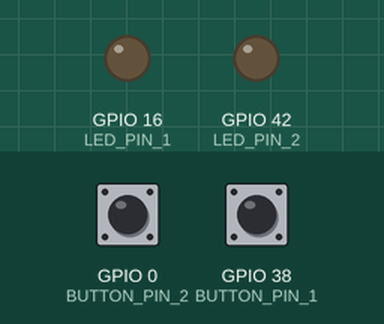
A program run on a simulated ESP32-S3. Shown: output pins drawn as LEDs (lit = HIGH). The inputs (shaded band) are chosen by the test bench; at power-on: GPIO 38 (BUTTON_PIN_1) HIGH, GPIO 0 (BUTTON_PIN_2) HIGH. What the program prints to the serial monitor is not drawn.

Above: at 0.0 s.
At 1.2 s:
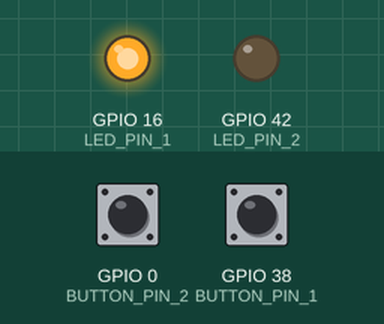
2.3 s: GPIO 38 (BUTTON_PIN_1) pulled LOW for 1.35 s
At 3.0 s:
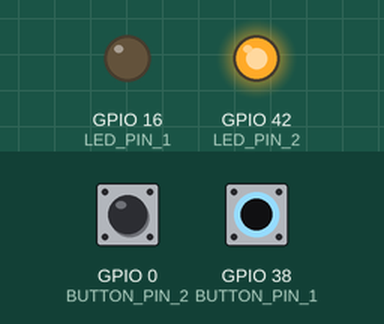
5.8 s: GPIO 0 (BUTTON_PIN_2) pulled LOW for 1.35 s
9.3 s: GPIO 0 (BUTTON_PIN_2) driven LOW and GPIO 38 (BUTTON_PIN_1) driven LOW
Timing chart, 0 to 19.0 s (numbered marks = the images above; inputs shaded):
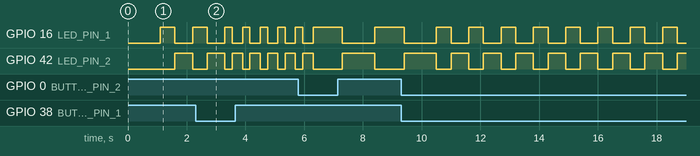

The program:

main.cpp
```cpp
#include <Arduino.h>

#define LED_PIN_1 16
#define LED_PIN_2 42
#define BUTTON_PIN_1 38
#define BUTTON_PIN_2 0

constexpr unsigned long FAST_DELAY_MS = 250;
constexpr unsigned long NORMAL_DELAY_MS = 500;
constexpr unsigned long SLOW_DELAY_MS = 1000;

unsigned long currentDelay = NORMAL_DELAY_MS;

void blink();
void updateBlinkSpeedIfNeeded();

void setup() {
    Serial.begin(115200);
    delay(1000);

    digitalWrite(LED_BUILTIN, LOW);

    pinMode(LED_PIN_1, OUTPUT);
    pinMode(LED_PIN_2, OUTPUT);

    pinMode(BUTTON_PIN_1, INPUT_PULLUP);
    pinMode(BUTTON_PIN_2, INPUT_PULLUP);
}

void loop() {
    updateBlinkSpeedIfNeeded();
    blink();
}

void updateBlinkSpeedIfNeeded() {
    bool isButton1Pressed = digitalRead(BUTTON_PIN_1) == LOW;
    bool isButton2Pressed = digitalRead(BUTTON_PIN_2) == LOW;
    if (isButton1Pressed && isButton2Pressed) {
        Serial.println("Reset Blink Speed");
        currentDelay = NORMAL_DELAY_MS;
    } else if (isButton1Pressed) {
        Serial.println("Increase Blink Speed");
        currentDelay = FAST_DELAY_MS;
    } else if (isButton2Pressed) {
        Serial.println("Decrease Blink Speed");
        currentDelay = SLOW_DELAY_MS;
    }
    delay(100);
}

void blink() {
    digitalWrite(LED_PIN_1, HIGH);
    digitalWrite(LED_PIN_2, LOW);
    delay(currentDelay);

    digitalWrite(LED_PIN_1, LOW);
    digitalWrite(LED_PIN_2, HIGH);
    delay(currentDelay);
}
```

Measured:
- by itself, GPIO 16 (LED_PIN_1): repeats every 1.1 s: HIGH 0.50 s, LOW 0.60 s
- by itself, GPIO 42 (LED_PIN_2): repeats every 1.1 s: LOW 0.50 s, HIGH 0.60 s
